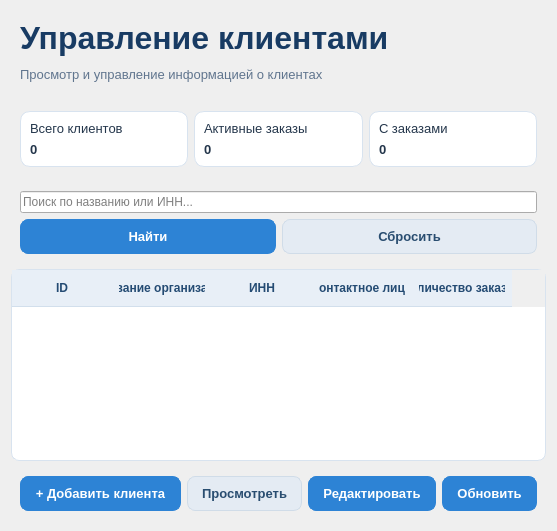
           <widget class="QWidget" name="pageClients">
            <property name="styleSheet">
             <string notr="true">QWidget#pageClients {
    background-color: #F1F3F6;
    color: #24364B;
    font-family: &quot;Segoe UI&quot;;
    font-size: 10pt;
}

QLabel {
    background-color: transparent;
    color: #24364B;
}

QLabel#lblClientsTitle_2 {
    color: #183B63;
    font-size: 24pt;
    font-weight: bold;
}

QLabel#lblClientsSubtitle {
    color: #60758E;
    font-size: 10pt;
}

QFrame#headerFrameClients,
QFrame#filtersFrameClients,
QFrame#actionFrameClients {
    background-color: transparent;
    border: none;
}

QFrame#statsFrameClients {
    background-color: transparent;
    border: none;
}

QFrame#cardTotalClients,
QFrame#cardActiveClients,
QFrame#cardClientsWithOrders {
    background-color: #FFFFFF;
    border: 1px solid #D8E3EF;
    border-radius: 10px;
}

QFrame#cardTotalClients QLabel,
QFrame#cardActiveClients QLabel,
QFrame#cardClientsWithOrders QLabel {
    background-color: transparent;
    border: none;
}

QLabel#lblTotalClientsTitle,
QLabel#lblActiveClientsTitle,
QLabel#lblClientsWithOrdersTitle {
    color: #60758E;
    font-size: 9pt;
}

QLabel#lblTotalClientsValue,
QLabel#lblActiveClientsValue,
QLabel#lblClientsWithOrdersValue {
    color: #174A7E;
    font-size: 23pt;
    font-weight: bold;
}

QLineEdit#editClientSearch {
    background-color: #FFFFFF;
    color: #24364B;
    border: 1px solid #D1DCE8;
    border-radius: 7px;
    padding: 9px 11px;
    selection-background-color: #2D83D5;
}

QLineEdit#editClientSearch:focus {
    border: 1px solid #2D83D5;
}

QPushButton {
    background-color: #2D83D5;
    color: #FFFFFF;
    border: 1px solid #2D83D5;
    border-radius: 8px;
    padding: 9px 14px;
    font-size: 10pt;
    font-weight: bold;
}

QPushButton:hover {
    background-color: #3B94E8;
    color: #FFFFFF;
    border: 1px solid #3B94E8;
}

QPushButton:pressed {
    background-color: #1E68AE;
    color: #FFFFFF;
    border: 1px solid #1E68AE;
}

QPushButton:disabled {
    background-color: #B9C7D5;
    color: #F4F6F8;
    border: 1px solid #B9C7D5;
}

QPushButton#btnSearchClients,
QPushButton#btnAddClient,
QPushButton#btnEditClient {
    background-color: #2D83D5;
    color: #FFFFFF;
    border: 1px solid #2D83D5;
}

QPushButton#btnSearchClients:hover,
QPushButton#btnAddClient:hover,
QPushButton#btnEditClient:hover {
    background-color: #3B94E8;
    color: #FFFFFF;
    border: 1px solid #3B94E8;
}

QPushButton#btnSearchClients:pressed,
QPushButton#btnAddClient:pressed,
QPushButton#btnEditClient:pressed {
    background-color: #1E68AE;
    color: #FFFFFF;
    border: 1px solid #1E68AE;
}

QPushButton#btnResetClientFilters,
QPushButton#btnViewClient,
QPushButton#btnRefreshClients {
    background-color: #E4EBF3;
    color: #294D70;
    border: 1px solid #D0DCE8;
}

QPushButton#btnResetClientFilters:hover,
QPushButton#btnViewClient:hover,
QPushButton#btnRefreshClients:hover {
    background-color: #D5E3F1;
    color: #294D70;
    border: 1px solid #C2D5E8;
}

QPushButton#btnResetClientFilters:pressed,
QPushButton#btnViewClient:pressed,
QPushButton#btnRefreshClients:pressed {
    background-color: #C6D8EA;
    color: #294D70;
    border: 1px solid #B5CADD;
}

QTableWidget#tableClients {
    background-color: #FFFFFF;
    alternate-background-color: #F6F9FC;
    color: #24364B;
    border: 1px solid #D8E3EF;
    border-radius: 8px;
    gridline-color: #E4EAF1;
    selection-background-color: #DCEBFA;
    selection-color: #183B63;
}

QTableWidget#tableClients::item {
    padding: 7px;
}

QTableWidget#tableClients::item:selected {
    background-color: #DCEBFA;
    color: #183B63;
}

QHeaderView::section {
    background-color: #E8EFF7;
    color: #244B73;
    border: none;
    border-bottom: 1px solid #D2DFEC;
    padding: 9px 7px;
    font-weight: bold;
}

QScrollBar:vertical {
    background-color: #EDF1F5;
    width: 10px;
    border: none;
    margin: 0;
}

QScrollBar::handle:vertical {
    background-color: #B7C7D8;
    min-height: 25px;
    border-radius: 4px;
}

QScrollBar::handle:vertical:hover {
    background-color: #8FA9C3;
}

QScrollBar::add-line:vertical,
QScrollBar::sub-line:vertical {
    height: 0;
}

QScrollBar:horizontal {
    background-color: #EDF1F5;
    height: 10px;
    border: none;
}

QScrollBar::handle:horizontal {
    background-color: #B7C7D8;
    min-width: 25px;
    border-radius: 4px;
}

QScrollBar::add-line:horizontal,
QScrollBar::sub-line:horizontal {
    width: 0;
}</string>
            </property>
            <layout class="QVBoxLayout" name="verticalLayout_20">
             <item>
              <layout class="QVBoxLayout" name="verticalLayoutClients">
               <item>
                <widget class="QFrame" name="headerFrameClients">
                 <property name="minimumSize">
                  <size>
                   <width>420</width>
                   <height>85</height>
                  </size>
                 </property>
                 <property name="frameShape">
                  <enum>QFrame::StyledPanel</enum>
                 </property>
                 <property name="frameShadow">
                  <enum>QFrame::Raised</enum>
                 </property>
                 <layout class="QVBoxLayout" name="verticalLayout_10">
                  <item>
                   <layout class="QVBoxLayout" name="verticalLayout_7">
                    <item>
                     <widget class="QLabel" name="lblClientsTitle_2">
                      <property name="font">
                       <font>
                        <pointsize>24</pointsize>
                        <weight>75</weight>
                        <bold>true</bold>
                       </font>
                      </property>
                      <property name="text">
                       <string>Управление клиентами</string>
                      </property>
                     </widget>
                    </item>
                    <item>
                     <widget class="QLabel" name="lblClientsSubtitle">
                      <property name="font">
                       <font>
                        <pointsize>10</pointsize>
                       </font>
                      </property>
                      <property name="text">
                       <string>Просмотр и управление информацией о клиентах</string>
                      </property>
                     </widget>
                    </item>
                   </layout>
                  </item>
                 </layout>
                </widget>
               </item>
               <item>
                <widget class="QFrame" name="statsFrameClients">
                 <property name="frameShape">
                  <enum>QFrame::StyledPanel</enum>
                 </property>
                 <property name="frameShadow">
                  <enum>QFrame::Raised</enum>
                 </property>
                 <layout class="QHBoxLayout" name="horizontalLayout_8">
                  <item>
                   <layout class="QHBoxLayout" name="horizontalLayout_7">
                    <item>
                     <widget class="QFrame" name="cardTotalClients">
                      <property name="frameShape">
                       <enum>QFrame::StyledPanel</enum>
                      </property>
                      <property name="frameShadow">
                       <enum>QFrame::Raised</enum>
                      </property>
                      <layout class="QVBoxLayout" name="verticalLayout_18">
                       <item>
                        <layout class="QVBoxLayout" name="verticalLayout_15">
                         <item>
                          <widget class="QLabel" name="lblcardTotalClientsTitle">
                           <property name="font">
                            <font>
                             <pointsize>10</pointsize>
                            </font>
                           </property>
                           <property name="text">
                            <string>Всего клиентов</string>
                           </property>
                          </widget>
                         </item>
                         <item>
                          <widget class="QLabel" name="lblcardTotalClientsValue">
                           <property name="font">
                            <font>
                             <pointsize>10</pointsize>
                             <weight>75</weight>
                             <bold>true</bold>
                            </font>
                           </property>
                           <property name="text">
                            <string>0</string>
                           </property>
                          </widget>
                         </item>
                        </layout>
                       </item>
                      </layout>
                     </widget>
                    </item>
                    <item>
                     <widget class="QFrame" name="cardActiveClients">
                      <property name="frameShape">
                       <enum>QFrame::StyledPanel</enum>
                      </property>
                      <property name="frameShadow">
                       <enum>QFrame::Raised</enum>
                      </property>
                      <layout class="QVBoxLayout" name="verticalLayout_17">
                       <item>
                        <layout class="QVBoxLayout" name="verticalLayout_13">
                         <item>
                          <widget class="QLabel" name="lblcardActiveClientsTitle">
                           <property name="font">
                            <font>
                             <pointsize>10</pointsize>
                            </font>
                           </property>
                           <property name="text">
                            <string>Активные заказы</string>
                           </property>
                          </widget>
                         </item>
                         <item>
                          <widget class="QLabel" name="lblcardActiveClientsValue">
                           <property name="font">
                            <font>
                             <pointsize>10</pointsize>
                             <weight>75</weight>
                             <bold>true</bold>
                            </font>
                           </property>
                           <property name="text">
                            <string>0</string>
                           </property>
                          </widget>
                         </item>
                        </layout>
                       </item>
                      </layout>
                     </widget>
                    </item>
                    <item>
                     <widget class="QFrame" name="cardClientsWithOrders">
                      <property name="frameShape">
                       <enum>QFrame::StyledPanel</enum>
                      </property>
                      <property name="frameShadow">
                       <enum>QFrame::Raised</enum>
                      </property>
                      <layout class="QVBoxLayout" name="verticalLayout_16">
                       <item>
                        <layout class="QVBoxLayout" name="verticalLayout_14">
                         <item>
                          <widget class="QLabel" name="lblcardClientsWithOrdersTitle">
                           <property name="font">
                            <font>
                             <pointsize>10</pointsize>
                            </font>
                           </property>
                           <property name="text">
                            <string>С заказами</string>
                           </property>
                          </widget>
                         </item>
                         <item>
                          <widget class="QLabel" name="lblcardClientsWithOrdersValue">
                           <property name="font">
                            <font>
                             <pointsize>10</pointsize>
                             <weight>75</weight>
                             <bold>true</bold>
                            </font>
                           </property>
                           <property name="text">
                            <string>0</string>
                           </property>
                          </widget>
                         </item>
                        </layout>
                       </item>
                      </layout>
                     </widget>
                    </item>
                   </layout>
                  </item>
                 </layout>
                </widget>
               </item>
               <item>
                <widget class="QFrame" name="filtersFrameClients">
                 <property name="frameShape">
                  <enum>QFrame::StyledPanel</enum>
                 </property>
                 <property name="frameShadow">
                  <enum>QFrame::Raised</enum>
                 </property>
                 <layout class="QVBoxLayout" name="verticalLayout_12">
                  <item>
                   <layout class="QVBoxLayout" name="verticalLayout_11">
                    <item>
                     <widget class="QLineEdit" name="editClientsSearch">
                      <property name="placeholderText">
                       <string>Поиск по названию или ИНН...</string>
                      </property>
                     </widget>
                    </item>
                    <item>
                     <layout class="QHBoxLayout" name="horizontalLayout_6">
                      <item>
                       <widget class="QPushButton" name="btnSearchClients">
                        <property name="cursor">
                         <cursorShape>PointingHandCursor</cursorShape>
                        </property>
                        <property name="text">
                         <string>Найти</string>
                        </property>
                       </widget>
                      </item>
                      <item>
                       <widget class="QPushButton" name="btnResetClientFilters">
                        <property name="cursor">
                         <cursorShape>PointingHandCursor</cursorShape>
                        </property>
                        <property name="text">
                         <string>Сбросить</string>
                        </property>
                       </widget>
                      </item>
                     </layout>
                    </item>
                   </layout>
                  </item>
                 </layout>
                </widget>
               </item>
               <item>
                <widget class="QTableWidget" name="tableClients">
                 <attribute name="verticalHeaderDefaultSectionSize">
                  <number>0</number>
                 </attribute>
                 <column>
                  <property name="text">
                   <string>ID</string>
                  </property>
                 </column>
                 <column>
                  <property name="text">
                   <string>Название организации</string>
                  </property>
                 </column>
                 <column>
                  <property name="text">
                   <string>ИНН</string>
                  </property>
                 </column>
                 <column>
                  <property name="text">
                   <string>Контактное лицо</string>
                  </property>
                 </column>
                 <column>
                  <property name="text">
                   <string>Количество заказов</string>
                  </property>
                 </column>
                </widget>
               </item>
               <item>
                <widget class="QFrame" name="actionFrameClients">
                 <property name="frameShape">
                  <enum>QFrame::StyledPanel</enum>
                 </property>
                 <property name="frameShadow">
                  <enum>QFrame::Raised</enum>
                 </property>
                 <layout class="QHBoxLayout" name="horizontalLayout_10">
                  <item>
                   <layout class="QHBoxLayout" name="horizontalLayout_9">
                    <item>
                     <widget class="QPushButton" name="btnAddClient">
                      <property name="cursor">
                       <cursorShape>PointingHandCursor</cursorShape>
                      </property>
                      <property name="text">
                       <string>+ Добавить клиента</string>
                      </property>
                     </widget>
                    </item>
                    <item>
                     <widget class="QPushButton" name="btnViewClient">
                      <property name="cursor">
                       <cursorShape>PointingHandCursor</cursorShape>
                      </property>
                      <property name="text">
                       <string>Просмотреть</string>
                      </property>
                     </widget>
                    </item>
                    <item>
                     <widget class="QPushButton" name="btnEditClient">
                      <property name="cursor">
                       <cursorShape>PointingHandCursor</cursorShape>
                      </property>
                      <property name="text">
                       <string>Редактировать</string>
                      </property>
                     </widget>
                    </item>
                    <item>
                     <widget class="QPushButton" name="brnRefreshClients">
                      <property name="cursor">
                       <cursorShape>PointingHandCursor</cursorShape>
                      </property>
                      <property name="text">
                       <string>Обновить</string>
                      </property>
                     </widget>
                    </item>
                   </layout>
                  </item>
                 </layout>
                </widget>
               </item>
              </layout>
             </item>
            </layout>
           </widget>
